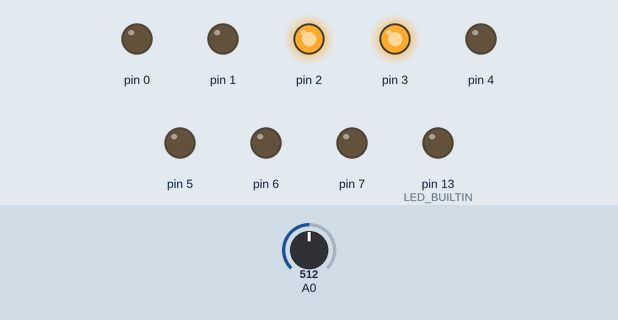
A sketch run on a simulated Arduino Uno, built with avr-gcc and run on an emulated ATmega328P. On the bench: output pins drawn as LEDs (lit = HIGH). The test bench sets the inputs (shaded band); at power-on: A0 = 512.

Above: at 1.2 s.
1.3 s: A0 set to 526
At 2.0 s:
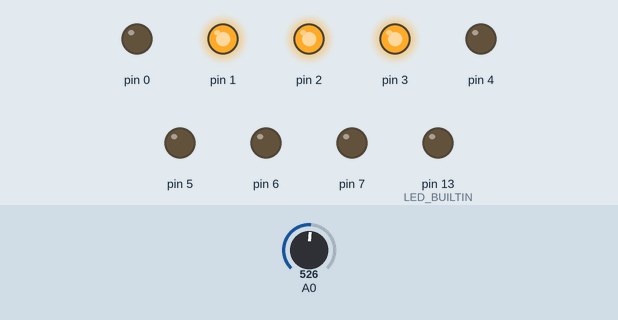
2.8 s: A0 set to 754
4.3 s: A0 set to 777
At 5.5 s:
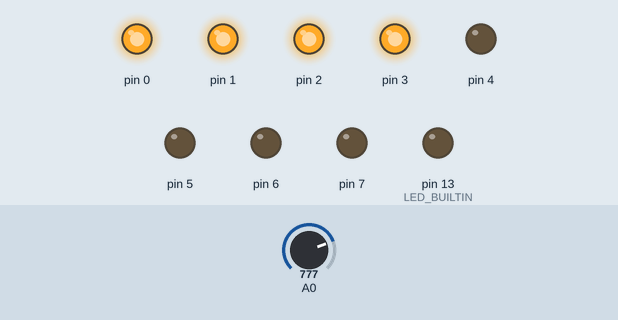
5.8 s: A0 set to 246
At 6.6 s:
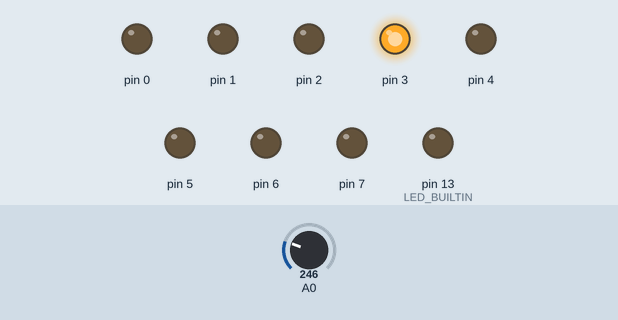
7.3 s: A0 set to 265
At 7.7 s:
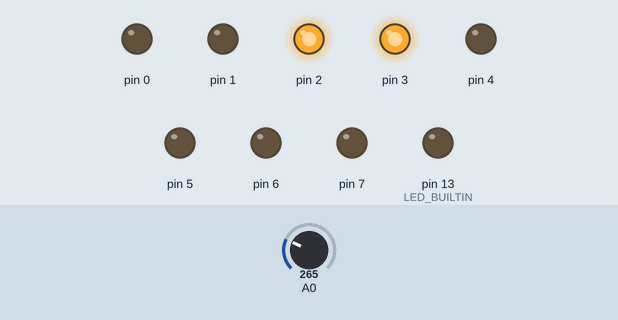
8.8 s: A0 set to 122
At 10.1 s:
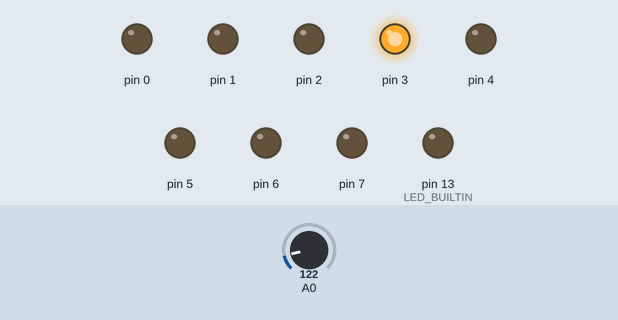
Timing chart, 0 to 11.3 s (numbered marks = the images above; inputs shaded):
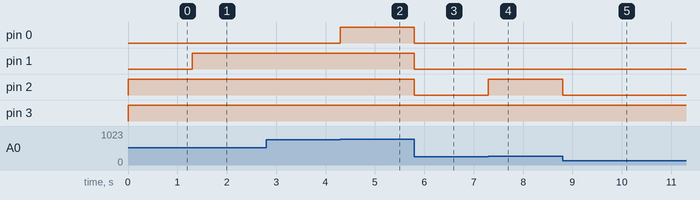

Measured:
- the behaviour switches between 512 and 513 on A0 (found by bisection; images 0 and 1)
- the behaviour switches between 768 and 769 on A0 (found by bisection; images 1 and 2)
- the behaviour switches between 255 and 256 on A0 (found by bisection; images 3 and 4)
- after the input at 1.3 s, pin 1: LOW → HIGH at once
- after the input at 2.8 s, every drawn part: stays the same
- after the input at 4.3 s, pin 0: LOW → HIGH at once
- after the input at 5.8 s, pin 0–2: HIGH → LOW at once
- after the input at 7.3 s, pin 2: LOW → HIGH at once
- after the input at 8.8 s, pin 2: HIGH → LOW at once

The sketch:

7_arduino-basic_AnalogPorts_4Leds.ino
```cpp
// https://www.tinkercad.com/things/l6uAGtyXG4U

void setup()
{
    pinMode(LED_BUILTIN, OUTPUT);
    //pinMode(0, OUTPUT);
    //pinMode(1, OUTPUT);
    //pinMode(2, OUTPUT);
    //pinMode(3, OUTPUT);
    DDRD= 0B11111111;
    PORTD = 0B00000000;
}

void loop()
{
    int val = analogRead(A0);  // 0 -> 1023
    if(val < 256){
        //digitalWrite(0, LOW);
        //digitalWrite(1, LOW);
        //digitalWrite(2, LOW);
        //digitalWrite(3, HIGH);
        PORTD = 0B00001000;
    } else if(val < 513) {
        //digitalWrite(0, LOW);
        //digitalWrite(1, LOW);
        //digitalWrite(2, HIGH);
        //digitalWrite(3, HIGH);
        PORTD = 0B00001100;
    } else if(val < 769) {
        //digitalWrite(0, LOW);
        //digitalWrite(1, HIGH);
        //digitalWrite(2, HIGH);
        //digitalWrite(3, HIGH);
        PORTD = 0B00001110;
    } else{
        //digitalWrite(0, HIGH);
        //digitalWrite(1, HIGH);
        //digitalWrite(2, HIGH);
        //digitalWrite(3, HIGH);
        PORTD = 0B00001111;
    }
}
```
